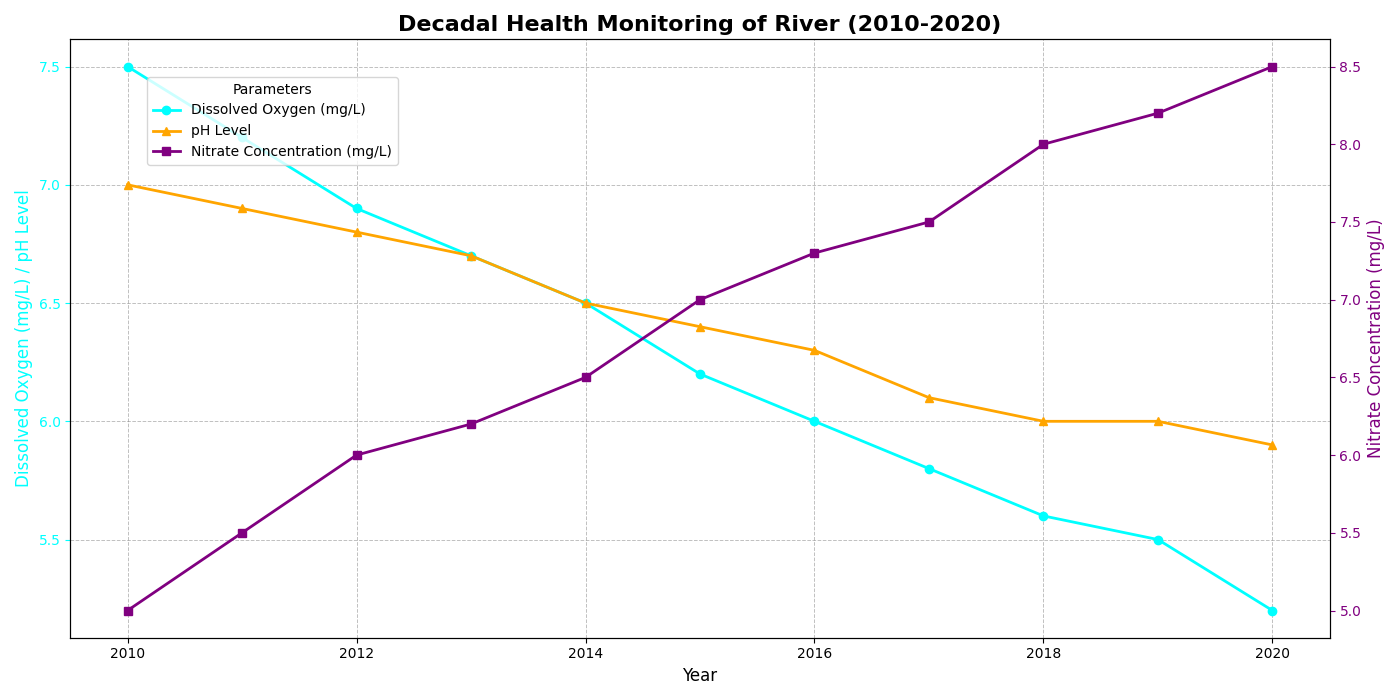

This chart was generated by the following Python code:
import matplotlib.pyplot as plt
import numpy as np

# Years for the data (2010-2020)
years = np.arange(2010, 2021)

# Data representing average monthly measurements for different river health parameters
dissolved_oxygen = [7.5, 7.2, 6.9, 6.7, 6.5, 6.2, 6.0, 5.8, 5.6, 5.5, 5.2]
ph_level = [7.0, 6.9, 6.8, 6.7, 6.5, 6.4, 6.3, 6.1, 6.0, 6.0, 5.9]
nitrate_concentration = [5, 5.5, 6, 6.2, 6.5, 7, 7.3, 7.5, 8, 8.2, 8.5]

# Create subplots
fig, ax1 = plt.subplots(figsize=(14, 7))

# Use secondary y-axis for nitrate concentration
ax2 = ax1.twinx()

# Plot the line chart for dissolved oxygen and pH level with new colors
ax1.plot(years, dissolved_oxygen, label='Dissolved Oxygen (mg/L)', color='cyan', marker='o', linewidth=2)
ax1.plot(years, ph_level, label='pH Level', color='orange', marker='^', linewidth=2)

# Plot the nitrate concentration on a secondary y-axis with a new color
ax2.plot(years, nitrate_concentration, label='Nitrate Concentration (mg/L)', color='purple', marker='s', linewidth=2)

# Adding labels and title
ax1.set_xlabel('Year', fontsize=12)
ax1.set_ylabel('Dissolved Oxygen (mg/L) / pH Level', fontsize=12, color='cyan')
ax2.set_ylabel('Nitrate Concentration (mg/L)', fontsize=12, color='purple')
plt.title('Decadal Health Monitoring of River (2010-2020)', fontsize=16, fontweight='bold')

# Adding grid for better readability
ax1.grid(visible=True, which='both', linestyle='--', linewidth=0.7, color='grey', alpha=0.5)

# Customizing ticks and legends
ax1.tick_params(axis='y', colors='cyan')
ax2.tick_params(axis='y', colors='purple')
fig.tight_layout()

# Adding legends
fig.legend(loc='upper left', bbox_to_anchor=(0.1, 0.9), fontsize=10, title='Parameters')

# Display the plot
plt.show()
